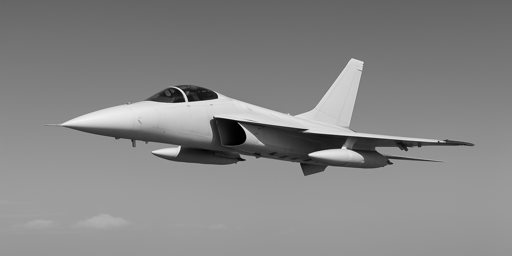
#> input picture example_image.jpg, 512 x 256 px
$ python encrypt_image.py
#> lines starting #> are read from the running program, lines starting #| are printed output that depends on the picture
import cv2
import numpy as np

def logistic_map(x, r=3.99, size=256*256):
    seq = []
    for _ in range(size):
        x = r * x * (1 - x)
        seq.append(int(x * 255) % 256)
    return np.array(seq, dtype=np.uint8)

# Görseli oku ve gri tona çevir
img = cv2.imread('example_image.jpg', 0)  # Gri okuma
#> img is the input picture: shape (256, 512); min 0, max 242, mean 133.9
img = cv2.resize(img, (256, 256))
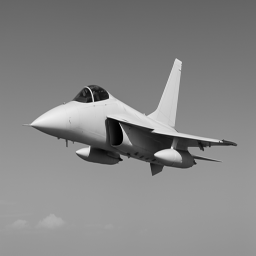
#> img: shape (256, 256); min 0, max 242, mean 134
flat_img = img.flatten()

# Kaotik anahtar oluştur
key = logistic_map(x=0.678, size=flat_img.size)

# XOR işlemi ile şifreleme
encrypted = np.bitwise_xor(flat_img, key)
encrypted_img = encrypted.reshape(img.shape)
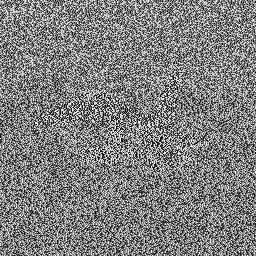
#> encrypted_img: shape (256, 256); min 0, max 255, mean 127.2

# Şifreli görseli kaydet
cv2.imwrite('encrypted_image.png', encrypted_img)
